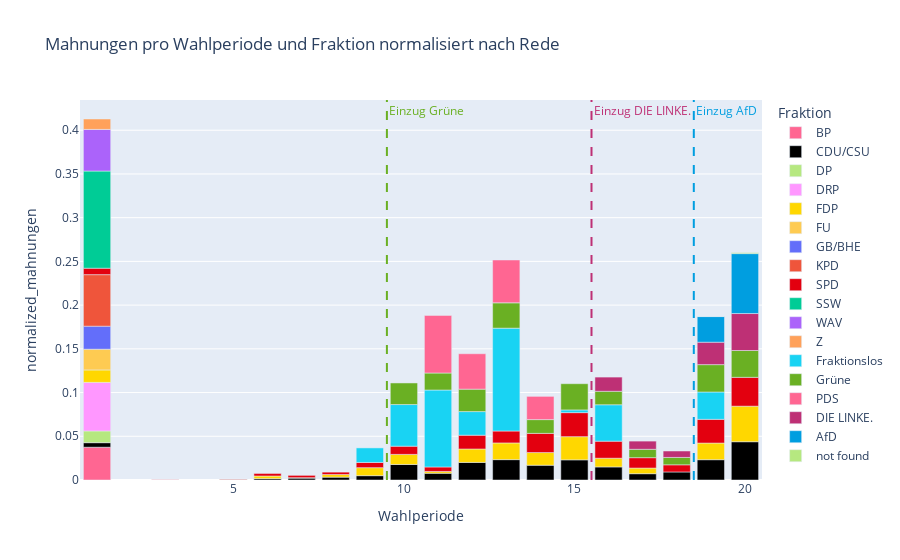

The cell this chart's notebook holds for it:
### Code cell
normalized = True


# Dein Barplot
fig = px.bar(
    mahnungen,
    x="electoral_term",
    y="normalized_mahnungen" if normalized else "mahnungen",
    color="abbreviation",
    color_discrete_map=color_map,
    labels={"electoral_term": "Wahlperiode", 
            "mahnungen": "Anzahl Mahnungen", 
            "abbreviation": "Fraktion", 
            "speeches" : "Reden"},
    title="Mahnungen pro Wahlperiode und Fraktion" if not normalized else "Mahnungen pro Wahlperiode und Fraktion normalisiert nach Rede",
        hover_data={
        "electoral_term": False,     # ← nicht anzeigen
        "speeches": True,
        "mahnungen": True,
        "normalized_mahnungen": ':.2f' if normalized else False
    }
)

# Linien für erstmaligen Einzug hinzufügen
einzug_wahlperioden = {
    "Grüne": 10,
    "DIE LINKE.": 16,
    "AfD": 19
}

farben_linie = {
    "Grüne": "#6AB023",
    "DIE LINKE.": "#BE3075",
    "AfD": "#009EE0"
}

for partei, wahlperiode in einzug_wahlperioden.items():
    fig.add_vline(
        x=wahlperiode - 0.5,
        line_width=2,
        line_dash="dash",
        line_color=farben_linie[partei],
        annotation_text=f"Einzug {partei}",
        annotation_position="top right",
        annotation_font_color=farben_linie[partei]
    )

fig.show()

### Figure 1 — Plotly figure (JSON) as saved in the notebook; plotly's stock layout.template omitted (floating-point values rounded to 4 significant figures)
{"data": [{"alignmentgroup": "True", "customdata": [[400, 15]], "hovertemplate": "Fraktion=BP<br>normalized_mahnungen=%{y:.2f}<br>Reden=%{customdata[0]}<br>Anzahl Mahnungen=%{customdata[1]}<extra></extra>", "legendgroup": "BP", "marker": {"color": "#FF6692", "pattern": {"shape": ""}}, "name": "BP", "offsetgroup": "BP", "orientation": "v", "showlegend": true, "textposition": "auto", "type": "bar", "x": [1], "xaxis": "x", "y": [0.0375], "yaxis": "y"}, {"alignmentgroup": "True", "customdata": [[2510, 13], [7120, 2], [10195, 16], [13166, 29], [10766, 35], [5042, 25], [5966, 106], [5433, 42], [6611, 133], [6439, 150], [8520, 144], [6897, 159], [5420, 81], [8033, 58], [7188, 66], [8397, 195], [1211, 53]], "hovertemplate": "Fraktion=CDU/CSU<br>normalized_mahnungen=%{y:.2f}<br>Reden=%{customdata[0]}<br>Anzahl Mahnungen=%{customdata[1]}<extra></extra>", "legendgroup": "CDU/CSU", "marker": {"color": "black", "pattern": {"shape": ""}}, "name": "CDU/CSU", "offsetgroup": "CDU/CSU", "orientation": "v", "showlegend": true, "textposition": "auto", "type": "bar", "x": [1, 5, 6, 7, 8, 9, 10, 11, 12, 13, 14, 15, 16, 17, 18, 19, 20], "xaxis": "x", "y": [0.005179, 0.0002809, 0.001569, 0.002203, 0.003251, 0.004958, 0.01777, 0.007731, 0.02012, 0.0233, 0.0169, 0.02305, 0.01494, 0.00722, 0.009182, 0.02322, 0.04377], "yaxis": "y"}, {"alignmentgroup": "True", "customdata": [[746, 10]], "hovertemplate": "Fraktion=DP<br>normalized_mahnungen=%{y:.2f}<br>Reden=%{customdata[0]}<br>Anzahl Mahnungen=%{customdata[1]}<extra></extra>", "legendgroup": "DP", "marker": {"color": "#B6E880", "pattern": {"shape": ""}}, "name": "DP", "offsetgroup": "DP", "orientation": "v", "showlegend": true, "textposition": "auto", "type": "bar", "x": [1], "xaxis": "x", "y": [0.0134], "yaxis": "y"}, {"alignmentgroup": "True", "customdata": [[54, 3]], "hovertemplate": "Fraktion=DRP<br>normalized_mahnungen=%{y:.2f}<br>Reden=%{customdata[0]}<br>Anzahl Mahnungen=%{customdata[1]}<extra></extra>", "legendgroup": "DRP", "marker": {"color": "#FF97FF", "pattern": {"shape": ""}}, "name": "DRP", "offsetgroup": "DRP", "orientation": "v", "showlegend": true, "textposition": "auto", "type": "bar", "x": [1], "xaxis": "x", "y": [0.05556], "yaxis": "y"}, {"alignmentgroup": "True", "customdata": [[1476, 21], [6585, 3], [1665, 5], [2365, 1], [1998, 6], [1311, 12], [2692, 31], [3399, 7], [3906, 60], [3143, 60], [3519, 51], [2376, 63], [4003, 40], [4497, 29], [4097, 78], [541, 22]], "hovertemplate": "Fraktion=FDP<br>normalized_mahnungen=%{y:.2f}<br>Reden=%{customdata[0]}<br>Anzahl Mahnungen=%{customdata[1]}<extra></extra>", "legendgroup": "FDP", "marker": {"color": "#FFD700", "pattern": {"shape": ""}}, "name": "FDP", "offsetgroup": "FDP", "orientation": "v", "showlegend": true, "textposition": "auto", "type": "bar", "x": [1, 5, 6, 7, 8, 9, 10, 11, 12, 13, 14, 15, 16, 17, 19, 20], "xaxis": "x", "y": [0.01423, 0.0004556, 0.003003, 0.0004228, 0.003003, 0.009153, 0.01152, 0.002059, 0.01536, 0.01909, 0.01449, 0.02652, 0.009993, 0.006449, 0.01904, 0.04067], "yaxis": "y"}, {"alignmentgroup": "True", "customdata": [[295, 7]], "hovertemplate": "Fraktion=FU<br>normalized_mahnungen=%{y:.2f}<br>Reden=%{customdata[0]}<br>Anzahl Mahnungen=%{customdata[1]}<extra></extra>", "legendgroup": "FU", "marker": {"color": "#FECB52", "pattern": {"shape": ""}}, "name": "FU", "offsetgroup": "FU", "orientation": "v", "showlegend": true, "textposition": "auto", "type": "bar", "x": [1], "xaxis": "x", "y": [0.02373], "yaxis": "y"}, {"alignmentgroup": "True", "customdata": [[38, 1]], "hovertemplate": "Fraktion=GB/BHE<br>normalized_mahnungen=%{y:.2f}<br>Reden=%{customdata[0]}<br>Anzahl Mahnungen=%{customdata[1]}<extra></extra>", "legendgroup": "GB/BHE", "marker": {"color": "#636efa", "pattern": {"shape": ""}}, "name": "GB/BHE", "offsetgroup": "GB/BHE", "orientation": "v", "showlegend": true, "textposition": "auto", "type": "bar", "x": [1], "xaxis": "x", "y": [0.02632], "yaxis": "y"}, {"alignmentgroup": "True", "customdata": [[1782, 105]], "hovertemplate": "Fraktion=KPD<br>normalized_mahnungen=%{y:.2f}<br>Reden=%{customdata[0]}<br>Anzahl Mahnungen=%{customdata[1]}<extra></extra>", "legendgroup": "KPD", "marker": {"color": "#EF553B", "pattern": {"shape": ""}}, "name": "KPD", "offsetgroup": "KPD", "orientation": "v", "showlegend": true, "textposition": "auto", "type": "bar", "x": [1], "xaxis": "x", "y": [0.05892], "yaxis": "y"}, {"alignmentgroup": "True", "customdata": [[2578, 19], [4384, 1], [7822, 3], [4817, 14], [6370, 17], [5842, 16], [4383, 26], [11295, 106], [9222, 47], [9982, 157], [9320, 127], [5018, 110], [3532, 97], [4935, 96], [7421, 88], [5006, 41], [5531, 150], [910, 30]], "hovertemplate": "Fraktion=SPD<br>normalized_mahnungen=%{y:.2f}<br>Reden=%{customdata[0]}<br>Anzahl Mahnungen=%{customdata[1]}<extra></extra>", "legendgroup": "SPD", "marker": {"color": "#E3000F", "pattern": {"shape": ""}}, "name": "SPD", "offsetgroup": "SPD", "orientation": "v", "showlegend": true, "textposition": "auto", "type": "bar", "x": [1, 3, 5, 6, 7, 8, 9, 10, 11, 12, 13, 14, 15, 16, 17, 18, 19, 20], "xaxis": "x", "y": [0.00737, 0.0002281, 0.0003835, 0.002906, 0.002669, 0.002739, 0.005932, 0.009385, 0.005097, 0.01573, 0.01363, 0.02192, 0.02746, 0.01945, 0.01186, 0.00819, 0.02712, 0.03297], "yaxis": "y"}, {"alignmentgroup": "True", "customdata": [[18, 2]], "hovertemplate": "Fraktion=SSW<br>normalized_mahnungen=%{y:.2f}<br>Reden=%{customdata[0]}<br>Anzahl Mahnungen=%{customdata[1]}<extra></extra>", "legendgroup": "SSW", "marker": {"color": "#00cc96", "pattern": {"shape": ""}}, "name": "SSW", "offsetgroup": "SSW", "orientation": "v", "showlegend": true, "textposition": "auto", "type": "bar", "x": [1], "xaxis": "x", "y": [0.1111], "yaxis": "y"}, {"alignmentgroup": "True", "customdata": [[273, 13]], "hovertemplate": "Fraktion=WAV<br>normalized_mahnungen=%{y:.2f}<br>Reden=%{customdata[0]}<br>Anzahl Mahnungen=%{customdata[1]}<extra></extra>", "legendgroup": "WAV", "marker": {"color": "#ab63fa", "pattern": {"shape": ""}}, "name": "WAV", "offsetgroup": "WAV", "orientation": "v", "showlegend": true, "textposition": "auto", "type": "bar", "x": [1], "xaxis": "x", "y": [0.04762], "yaxis": "y"}, {"alignmentgroup": "True", "customdata": [[420, 5]], "hovertemplate": "Fraktion=Z<br>normalized_mahnungen=%{y:.2f}<br>Reden=%{customdata[0]}<br>Anzahl Mahnungen=%{customdata[1]}<extra></extra>", "legendgroup": "Z", "marker": {"color": "#FFA15A", "pattern": {"shape": ""}}, "name": "Z", "offsetgroup": "Z", "orientation": "v", "showlegend": true, "textposition": "auto", "type": "bar", "x": [1], "xaxis": "x", "y": [0.0119], "yaxis": "y"}, {"alignmentgroup": "True", "customdata": [[60, 1], [42, 2], [409, 36], [518, 14], [17, 2], [645, 2], [96, 4], [128, 4]], "hovertemplate": "Fraktion=Fraktionslos<br>normalized_mahnungen=%{y:.2f}<br>Reden=%{customdata[0]}<br>Anzahl Mahnungen=%{customdata[1]}<extra></extra>", "legendgroup": "Fraktionslos", "marker": {"color": "#19d3f3", "pattern": {"shape": ""}}, "name": "Fraktionslos", "offsetgroup": "Fraktionslos", "orientation": "v", "showlegend": true, "textposition": "auto", "type": "bar", "x": [9, 10, 11, 12, 13, 15, 16, 19], "xaxis": "x", "y": [0.01667, 0.04762, 0.08802, 0.02703, 0.1176, 0.003101, 0.04167, 0.03125], "yaxis": "y"}, {"alignmentgroup": "True", "customdata": [[3969, 98], [4270, 83], [1403, 36], [3594, 104], [2729, 43], [1934, 58], [4735, 73], [5628, 54], [6049, 51], [4057, 127], [619, 19]], "hovertemplate": "Fraktion=Grüne<br>normalized_mahnungen=%{y:.2f}<br>Reden=%{customdata[0]}<br>Anzahl Mahnungen=%{customdata[1]}<extra></extra>", "legendgroup": "Grüne", "marker": {"color": "#6AB023", "pattern": {"shape": ""}}, "name": "Grüne", "offsetgroup": "Grüne", "orientation": "v", "showlegend": true, "textposition": "auto", "type": "bar", "x": [10, 11, 12, 13, 14, 15, 16, 17, 18, 19, 20], "xaxis": "x", "y": [0.02469, 0.01944, 0.02566, 0.02894, 0.01576, 0.02999, 0.01542, 0.009595, 0.008431, 0.0313, 0.03069], "yaxis": "y"}, {"alignmentgroup": "True", "customdata": [[167, 11], [2025, 82], [2306, 113], [2560, 68]], "hovertemplate": "Fraktion=PDS<br>normalized_mahnungen=%{y:.2f}<br>Reden=%{customdata[0]}<br>Anzahl Mahnungen=%{customdata[1]}<extra></extra>", "legendgroup": "PDS", "marker": {"color": "#FF6692", "pattern": {"shape": ""}}, "name": "PDS", "offsetgroup": "PDS", "orientation": "v", "showlegend": true, "textposition": "auto", "type": "bar", "x": [11, 12, 13, 14], "xaxis": "x", "y": [0.06587, 0.04049, 0.049, 0.02656], "yaxis": "y"}, {"alignmentgroup": "True", "customdata": [[4191, 68], [4700, 44], [4486, 33], [3586, 92], [402, 17]], "hovertemplate": "Fraktion=DIE LINKE.<br>normalized_mahnungen=%{y:.2f}<br>Reden=%{customdata[0]}<br>Anzahl Mahnungen=%{customdata[1]}<extra></extra>", "legendgroup": "DIE LINKE.", "marker": {"color": "#BE3075", "pattern": {"shape": ""}}, "name": "DIE LINKE.", "offsetgroup": "DIE LINKE.", "orientation": "v", "showlegend": true, "textposition": "auto", "type": "bar", "x": [16, 17, 18, 19, 20], "xaxis": "x", "y": [0.01623, 0.009362, 0.007356, 0.02566, 0.04229], "yaxis": "y"}, {"alignmentgroup": "True", "customdata": [[4675, 137], [613, 42]], "hovertemplate": "Fraktion=AfD<br>normalized_mahnungen=%{y:.2f}<br>Reden=%{customdata[0]}<br>Anzahl Mahnungen=%{customdata[1]}<extra></extra>", "legendgroup": "AfD", "marker": {"color": "#009EE0", "pattern": {"shape": ""}}, "name": "AfD", "offsetgroup": "AfD", "orientation": "v", "showlegend": true, "textposition": "auto", "type": "bar", "x": [19, 20], "xaxis": "x", "y": [0.0293, 0.06852], "yaxis": "y"}, {"alignmentgroup": "True", "customdata": [[33554, 4], [4516, 5]], "hovertemplate": "Fraktion=not found<br>normalized_mahnungen=%{y:.2f}<br>Reden=%{customdata[0]}<br>Anzahl Mahnungen=%{customdata[1]}<extra></extra>", "legendgroup": "not found", "marker": {"color": "#B6E880", "pattern": {"shape": ""}}, "name": "not found", "offsetgroup": "not found", "orientation": "v", "showlegend": true, "textposition": "auto", "type": "bar", "x": [19, 20], "xaxis": "x", "y": [0.0001192, 0.001107], "yaxis": "y"}], "layout": {"annotations": [{"font": {"color": "#6AB023"}, "showarrow": false, "text": "Einzug Grüne", "x": 9.5, "xanchor": "left", "xref": "x", "y": 1, "yanchor": "top", "yref": "y domain"}, {"font": {"color": "#BE3075"}, "showarrow": false, "text": "Einzug DIE LINKE.", "x": 15.5, "xanchor": "left", "xref": "x", "y": 1, "yanchor": "top", "yref": "y domain"}, {"font": {"color": "#009EE0"}, "showarrow": false, "text": "Einzug AfD", "x": 18.5, "xanchor": "left", "xref": "x", "y": 1, "yanchor": "top", "yref": "y domain"}], "barmode": "relative", "legend": {"title": {"text": "Fraktion"}, "tracegroupgap": 0}, "shapes": [{"line": {"color": "#6AB023", "dash": "dash", "width": 2}, "type": "line", "x0": 9.5, "x1": 9.5, "xref": "x", "y0": 0, "y1": 1, "yref": "y domain"}, {"line": {"color": "#BE3075", "dash": "dash", "width": 2}, "type": "line", "x0": 15.5, "x1": 15.5, "xref": "x", "y0": 0, "y1": 1, "yref": "y domain"}, {"line": {"color": "#009EE0", "dash": "dash", "width": 2}, "type": "line", "x0": 18.5, "x1": 18.5, "xref": "x", "y0": 0, "y1": 1, "yref": "y domain"}], "title": {"text": "Mahnungen pro Wahlperiode und Fraktion normalisiert nach Rede"}, "xaxis": {"anchor": "y", "domain": [0, 1], "title": {"text": "Wahlperiode"}}, "yaxis": {"anchor": "x", "domain": [0, 1], "title": {"text": "normalized_mahnungen"}}}}
